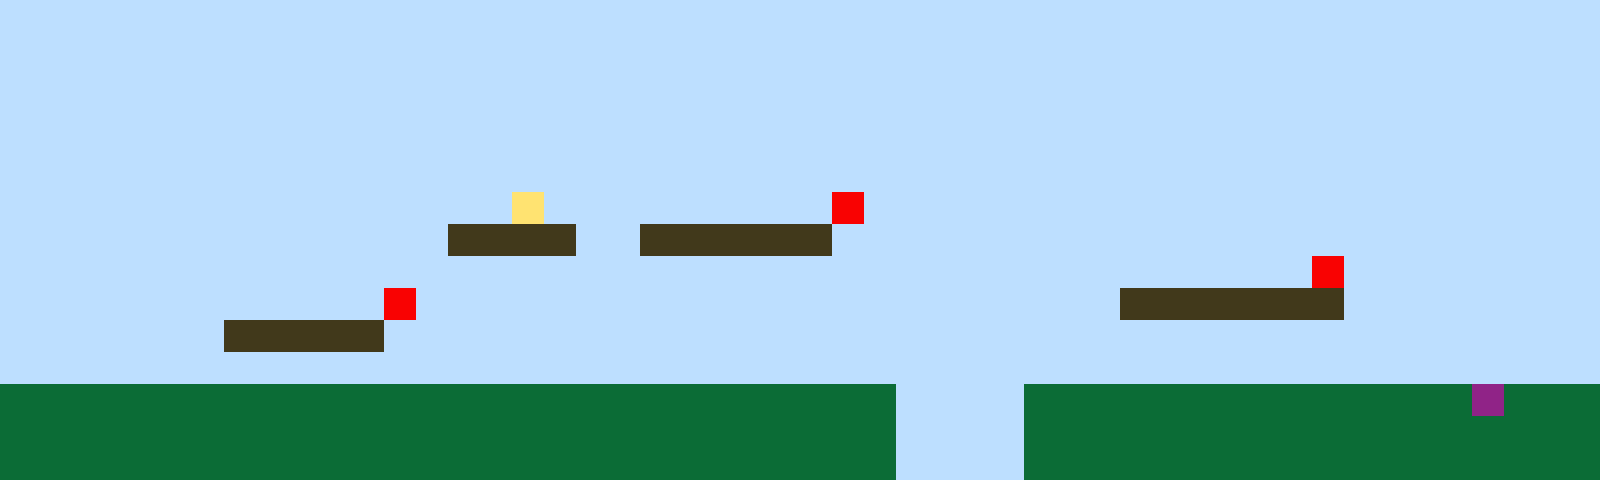

This game map was drawn from its Tiled (.tmx) file and the tilesets committed beside it. A one-line description and the full map source follow:
An orthogonal 50x15 tile map with 32x32 px tiles, 1 tile layer (Tile Layer 1).

<map version="1.10" tiledversion="1.11.2" orientation="orthogonal" renderorder="right-up" width="50" height="15" tilewidth="32" tileheight="32" infinite="0" nextlayerid="2" nextobjectid="1"><editorsettings><export target="map1.csv" format="csv" /></editorsettings><tileset firstgid="1" name="sprites" tilewidth="32" tileheight="32" tilecount="6" columns="3"><image source="sprites.png" width="96" height="64" /></tileset><layer id="1" name="Tile Layer 1" width="50" height="15"><data encoding="csv">1,1,1,1,1,1,1,1,1,1,1,1,1,1,1,1,1,1,1,1,1,1,1,1,1,1,1,1,1,1,1,1,1,1,1,1,1,1,1,1,1,1,1,1,1,1,1,1,1,1,1,1,1,1,1,1,1,1,1,1,1,1,1,1,1,1,1,1,1,1,1,1,1,1,1,1,1,1,1,1,1,1,1,1,1,1,1,1,1,1,1,1,1,1,1,1,1,1,1,1,1,1,1,1,1,1,1,1,1,1,1,1,1,1,1,1,1,1,1,1,1,1,1,1,1,1,1,1,1,1,1,1,1,1,1,1,1,1,1,1,1,1,1,1,1,1,1,1,1,1,1,1,1,1,1,1,1,1,1,1,1,1,1,1,1,1,1,1,1,1,1,1,1,1,1,1,1,1,1,1,1,1,1,1,1,1,1,1,1,1,1,1,1,1,1,1,1,1,1,1,1,1,1,1,1,1,1,1,1,1,1,1,1,1,1,1,1,1,1,1,1,1,1,1,1,1,1,1,1,1,1,1,1,1,1,1,1,1,1,1,1,1,1,1,1,1,1,1,1,1,1,1,1,1,1,1,1,1,1,1,1,1,1,1,1,1,1,1,1,1,1,1,1,1,1,1,1,1,1,1,1,1,1,1,1,1,1,1,1,1,1,1,1,1,1,1,1,1,1,1,1,1,1,1,1,1,1,1,1,1,1,1,1,1,1,1,4,1,1,1,1,1,1,1,1,1,5,1,1,1,1,1,1,1,1,1,1,1,1,1,1,1,1,1,1,1,1,1,1,1,1,1,1,1,1,1,1,1,1,1,1,1,1,1,3,3,3,3,1,1,3,3,3,3,3,3,1,1,1,1,1,1,1,1,1,1,1,1,1,1,1,1,1,1,1,1,1,1,1,1,1,1,1,1,1,1,1,1,1,1,1,1,1,1,1,1,1,1,1,1,1,1,1,1,1,1,1,1,1,1,1,1,1,1,1,1,1,1,1,1,1,5,1,1,1,1,1,1,1,1,1,1,1,1,1,1,1,1,1,1,1,1,5,1,1,1,1,1,1,1,1,1,1,1,1,1,1,1,1,1,1,1,1,1,1,3,3,3,3,3,3,3,1,1,1,1,1,1,1,1,1,1,1,1,1,1,1,3,3,3,3,3,1,1,1,1,1,1,1,1,1,1,1,1,1,1,1,1,1,1,1,1,1,1,1,1,1,1,1,1,1,1,1,1,1,1,1,1,1,1,1,1,1,1,1,1,1,1,1,1,1,1,1,1,1,1,1,1,1,1,1,1,1,1,1,1,1,1,1,1,1,1,1,1,1,1,1,1,1,1,1,1,1,1,1,1,1,1,1,1,2,2,2,2,2,2,2,2,2,2,2,2,2,2,2,2,2,2,2,2,2,2,2,2,2,2,2,2,1,1,1,1,2,2,2,2,2,2,2,2,2,2,2,2,2,2,6,2,2,2,2,2,2,2,2,2,2,2,2,2,2,2,2,2,2,2,2,2,2,2,2,2,2,2,2,2,2,2,1,1,1,1,2,2,2,2,2,2,2,2,2,2,2,2,2,2,2,2,2,2,2,2,2,2,2,2,2,2,2,2,2,2,2,2,2,2,2,2,2,2,2,2,2,2,2,2,2,2,1,1,1,1,2,2,2,2,2,2,2,2,2,2,2,2,2,2,2,2,2,2</data></layer></map>
